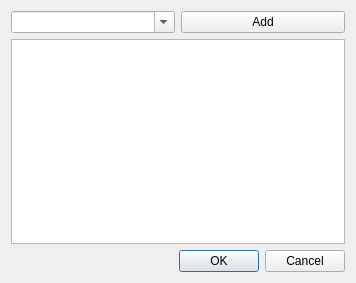
<?xml version="1.0" encoding="UTF-8"?>
<ui version="4.0">
 <class>Dialog</class>
 <widget class="QDialog" name="Dialog">
  <property name="geometry">
   <rect>
    <x>0</x>
    <y>0</y>
    <width>356</width>
    <height>283</height>
   </rect>
  </property>
  <property name="windowTitle">
   <string>Dialog</string>
  </property>
  <layout class="QVBoxLayout" name="verticalLayout">
   <item>
    <layout class="QHBoxLayout" name="horizontalLayout">
     <item>
      <widget class="QComboBox" name="comboBox">
       <property name="editable">
        <bool>true</bool>
       </property>
      </widget>
     </item>
     <item>
      <widget class="QPushButton" name="btnAdd">
       <property name="text">
        <string>Add</string>
       </property>
      </widget>
     </item>
    </layout>
   </item>
   <item>
    <widget class="QListWidget" name="listWidget">
     <property name="selectionMode">
      <enum>QAbstractItemView::SelectionMode::ExtendedSelection</enum>
     </property>
    </widget>
   </item>
   <item>
    <widget class="QDialogButtonBox" name="buttonBox">
     <property name="standardButtons">
      <set>QDialogButtonBox::StandardButton::Cancel|QDialogButtonBox::StandardButton::Ok</set>
     </property>
    </widget>
   </item>
  </layout>
 </widget>
 <resources/>
 <connections/>
</ui>
